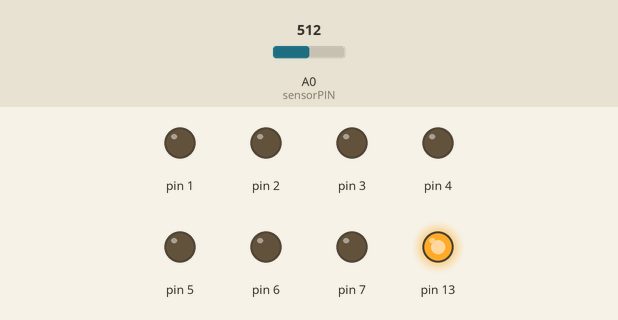
Simulated run of this sketch. Board: Arduino Mega 2560, built with avr-gcc and run on an emulated ATmega2560. On the bench: output pins drawn as LEDs (lit = HIGH). Inputs (shaded band) come from the test bench; at power-on: A0 (sensorPIN) = 512.

Above: at 0.1 s.
Timing chart, 0 to 1.6 s (numbered marks = the images above):
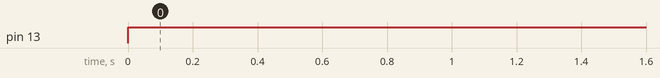

The sketch:

emled90.ino
```cpp
// Code for the Arduino Bike POV project


 // Arduino Bike POV
 //
 // by Scott Mitchell
 // www.openobject.org
 // Open Source Urbanism
 //
 // Copyright (C) 2008 Scott Mitchell 12-10-2008
 //
 // This program is free software: you can redistribute it and/or modify
 // it under the terms of the GNU General Public License as published by
 // the Free Software Foundation, either version 3 of the License, or
 // (at your option) any later version.
 //

 //============================================================
 // 6/2011 heavily modified by c. Dubois for my POV project
 // Hall sensor is a switch so I  used different code for it
 // also used a font.h that I found
 // ------------------------------------------------------------


 // defining the alphabet
 #include "font.h"

 // define the Arduino LED pins in use
 const int LEDpins[] = {
   22,24,26,28,30,32,34};

 // number of LEDs
  const int charHeight = sizeof(LEDpins);
  const int charWidth = 5;


 // sensor setup
 const int sensorPIN = 0;  // define the Arduino sensor pin

//  boolean sensorFlag = false;  // stores sensor state
  int sensVal;  // variable to store the value coming from the sensor

 const char textString[] = "APPLAUSE";

 void setup()
 {
   pinMode(13, OUTPUT);
    pinMode(1 , OUTPUT);
   pinMode(2, OUTPUT);
    pinMode(3, OUTPUT);
     pinMode(4, OUTPUT);
    pinMode(5, OUTPUT);
    pinMode(6, OUTPUT);
    pinMode(7, OUTPUT);


  //   Serial.begin(9600);
 }

 void loop()
 {
   // turn on Led for a circle in middle and proof that arduino is powered
    digitalWrite(13, HIGH);   // set the LED on


  sensVal = analogRead(sensorPIN);  // read the Hall Effect Sensor


 //    Serial.println(sensVal);
// delay(500 );
// had difficulty here
// since it is a switch hall switch probably shoiuld just do digital read

 if (sensVal  != 1023) {
   // printing every letter of the textString
   for (int k=0; k<sizeof(textString); k++){
     printLetter(textString[k]);
   }

 }
 }


 void printLetter(char ch)
 {
   // make sure the character is within the alphabet bounds (defined by the font.h file)
   // if it's not, make it a blank character


   if (ch < 32 || ch > 126){
     ch = 32;
   }
   // subtract the space character (converts the ASCII number to the font index number)
   ch -= 32;
   // step through each byte of the character array
   for (int i=0; i<charWidth; i++) {
     byte b = font[ch][i];


     // bit shift through the byte and output it to the pin
     for (int j=0; j<charHeight; j++) {
       digitalWrite(LEDpins[j], !!(b & (1 << j)));

     }
     // space between columns

 delayMicroseconds(900);
   }
   //clear the LEDs
 digitalWrite(1 , LOW);   // set the LED on
digitalWrite(2 , LOW);   // set the LED on
digitalWrite(3 , LOW);   // set the LED on
digitalWrite(4 , LOW);   // set the LED on
digitalWrite(5 ,LOW);   // set the LED on
digitalWrite(6 , LOW);   // set the LED on
digitalWrite(7 , LOW);   // set the LED on

   // space between letters
   delayMicroseconds(2500);

 }
```

Source omitted: font.h (data table, 6385 bytes)

Measured:
- by itself, pin 13: LOW → HIGH at 0.00 s
